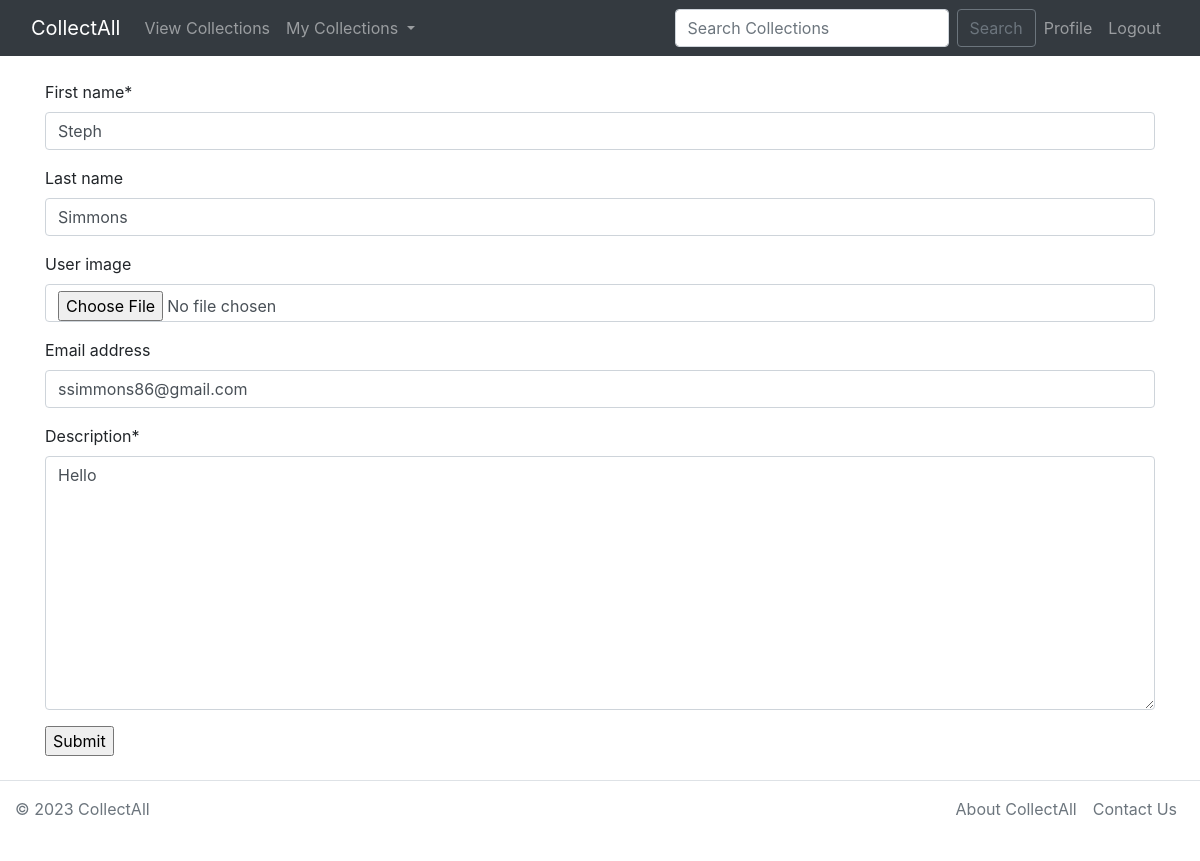
Screenshot of /profile/2/update/ (signed in) with the database file from the repository.
### CollectAll/models.py (models this page shows)
class SiteUser(AbstractUser):
    private = models.BooleanField(null=True)
    first_name = models.CharField(max_length=150)
    description = models.TextField(null=True)
    user_image = models.ImageField(upload_to='images/', null=True, blank=True)
    favorite_collections = models.ManyToManyField(Collection, related_name='favored_by', blank=True)
    def get_absolute_url(self):
        return reverse('profile', args=[str(self.id)])

### CollectAll/views.py (the view)
# urls.py: path('profile/<int:pk>/update/', views.ProfileUpdate.as_view(), name='profile_update'),
class ProfileUpdate(LoginRequiredMixin, UpdateView):
	model = SiteUser
	fields = ['first_name', 'last_name', 'user_image', 'email', 'description']

### CollectAll/templates/CollectAll/siteuser_form.html (shortened to what this page needs)
{% extends "CollectAll/base.html" %}
{% load crispy_forms_tags %}
{% load crispy_forms_filters %}
{% block content %}
    {% if user.is_authenticated %}
        <form action="" method="POST" enctype="multipart/form-data">
            {{ form|crispy }}
            <input type="submit" value="Submit"/>
        </form>
    {% else %}
        You do not have permission to access this feature
        <p></p><a href="{% url 'index' %}">Home</a>
    {% endif %}
{% endblock %}

### rows the page displays
SiteUser: first_name "Steph", last_name "Simmons", email "ssimmons86@gmail.com", description "Hello"
